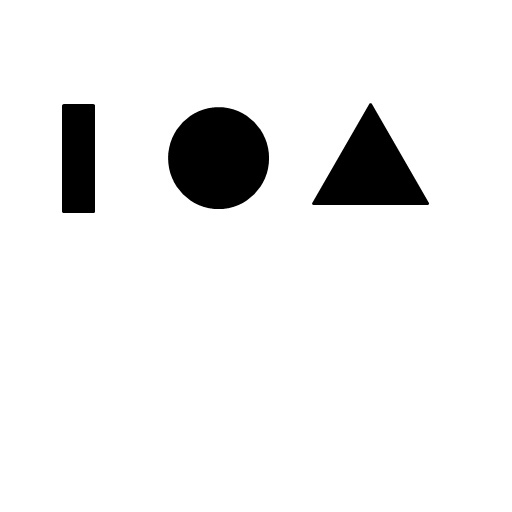
#> input picture data/refShapes.jpg, 512 x 512 px, found by its file name
$ jupyter execute contour.ipynb
#> lines starting #> are read from the running program, lines starting #| are printed output that depends on the picture; after the words box and inside, x2 and y2 are one past the last pixel; in counts of white or black regions, pixels touching at a corner belong together
[cell 1]
import cv2
import numpy as np

ref_src=cv2.imread('./data/refShapes.jpg')
#> ref_src is the input picture: shape (512, 512, 3); min 0, max 255, mean 237.7
ref_gray=cv2.cvtColor(ref_src,cv2.COLOR_BGR2GRAY)
ret,ref_bin=cv2.threshold(ref_gray,0,255,cv2.THRESH_BINARY_INV+cv2.THRESH_OTSU)
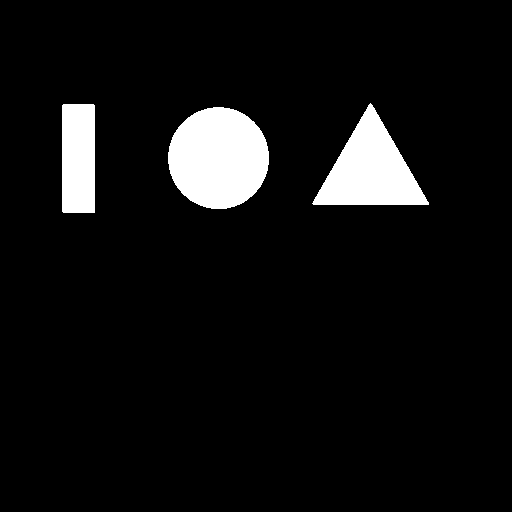
#> ref_bin: shape (512, 512); 6.8% white; 3 white regions, box (x1, y1, x2, y2) and area: (168, 107, 269, 209) 8078, (312, 103, 429, 205) 6144, (62, 104, 95, 213) 3594
#> ret = 128

test_src=cv2.imread('./data/testShapes.jpg')
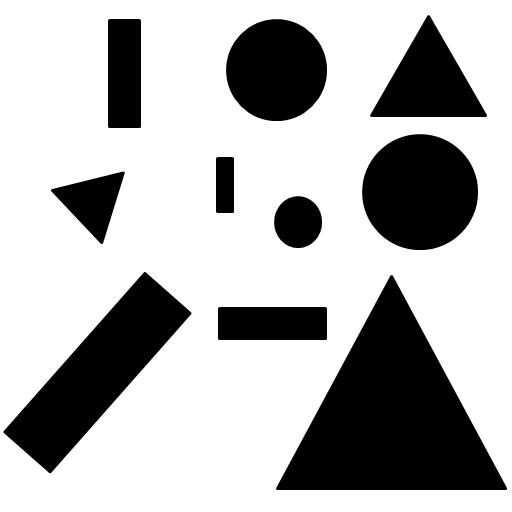
#> input picture data/testShapes.jpg, 512 x 512 px, found by its file name
#> test_src is the input picture: shape (512, 512, 3); min 0, max 255, mean 180.8
test_gray=cv2.cvtColor(test_src,cv2.COLOR_BGR2GRAY)
ret,test_bin=cv2.threshold(test_gray,0,255,cv2.THRESH_BINARY_INV+cv2.THRESH_OTSU)
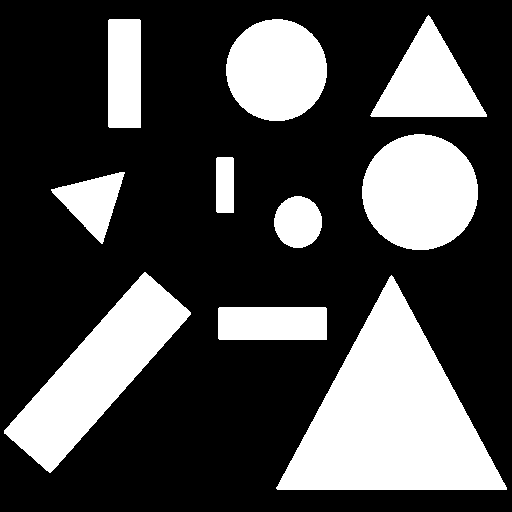
#> test_bin: shape (512, 512); 29.1% white; 10 white regions
#> ret = 127

[cell 2]
mode=cv2.RETR_EXTERNAL
method=cv2.CHAIN_APPROX_SIMPLE
ref_contours,_=cv2.findContours(ref_bin,mode,method) # 외곽선 검출
#> ref_contours = 3 contours; box (x1, y1, x2, y2) and area: (168, 107, 269, 209) 7934, (312, 103, 429, 205) 5984, (62, 104, 95, 213) 3454
test_contours,_=cv2.findContours(test_bin,mode,method)
#> test_contours = 10 contours; largest, box (x1, y1, x2, y2) and area: (276, 275, 507, 490) 24886, (4, 272, 191, 473) 13330, (362, 134, 478, 250) 10399, (226, 19, 327, 121) 7936, (370, 15, 487, 117) 5986

[cell 3]
ref_dst=ref_src.copy()
colors=((0,0,255),(0,255,0),(255,0,0))
for i,cnt in enumerate(ref_contours):
    cv2.drawContours(ref_dst,[cnt],0,colors[i],2)
#> this loop made 3 passes
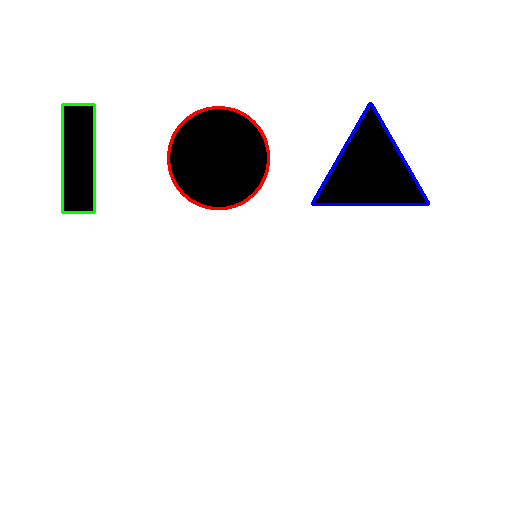
#> ref_dst: shape (512, 512, 3); 1.19% of pixels changed, all inside (x1, y1, x2, y2) = (61, 102, 430, 214)

[cell 4]
test_dst=test_src.copy()
method=cv2.CONTOURS_MATCH_I1
#> method = 1
for i, cnt1 in enumerate(test_contours):
    matches=[]
    for cnt2 in ref_contours: # 테스트 컨투어 하나를 레퍼런스 컨투어 1,2,3과 비교해서 저장
        ret=cv2.matchShapes(cnt1,cnt2,method,0)
        matches.append(ret)
    k=np.argmin(matches) # 가장 작은 값의 인덱스를 반환 (색 반환)
    cv2.drawContours(test_dst,[cnt1],0,colors[k],2) # (해당색으로 컨투어를 그려라)
#> this loop made 10 passes
#> k on passes 1 to 10: 1, 2, 1, 0, 2, 1, 0, 0, 1, 2
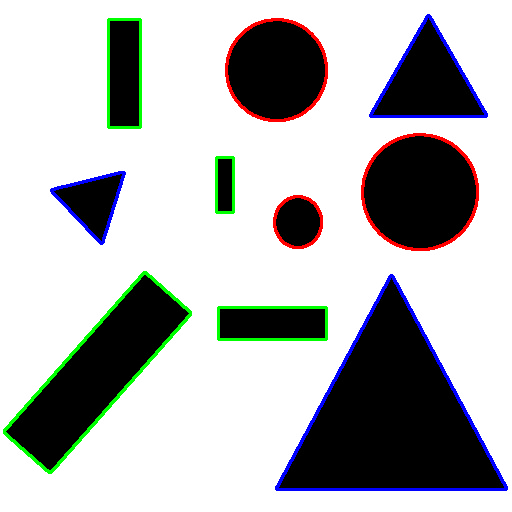
#> test_dst: shape (512, 512, 3); 4.31% of pixels changed, all inside (x1, y1, x2, y2) = (3, 14, 508, 491)
